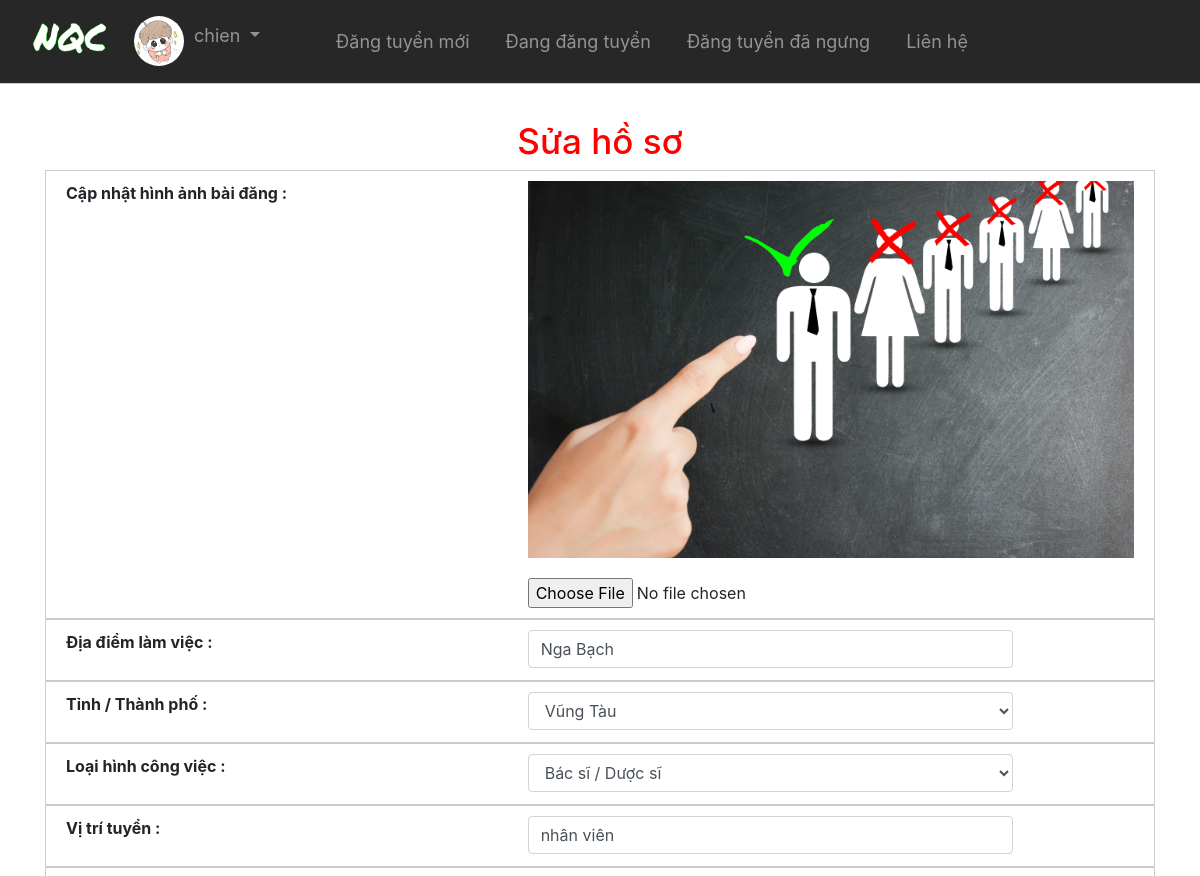
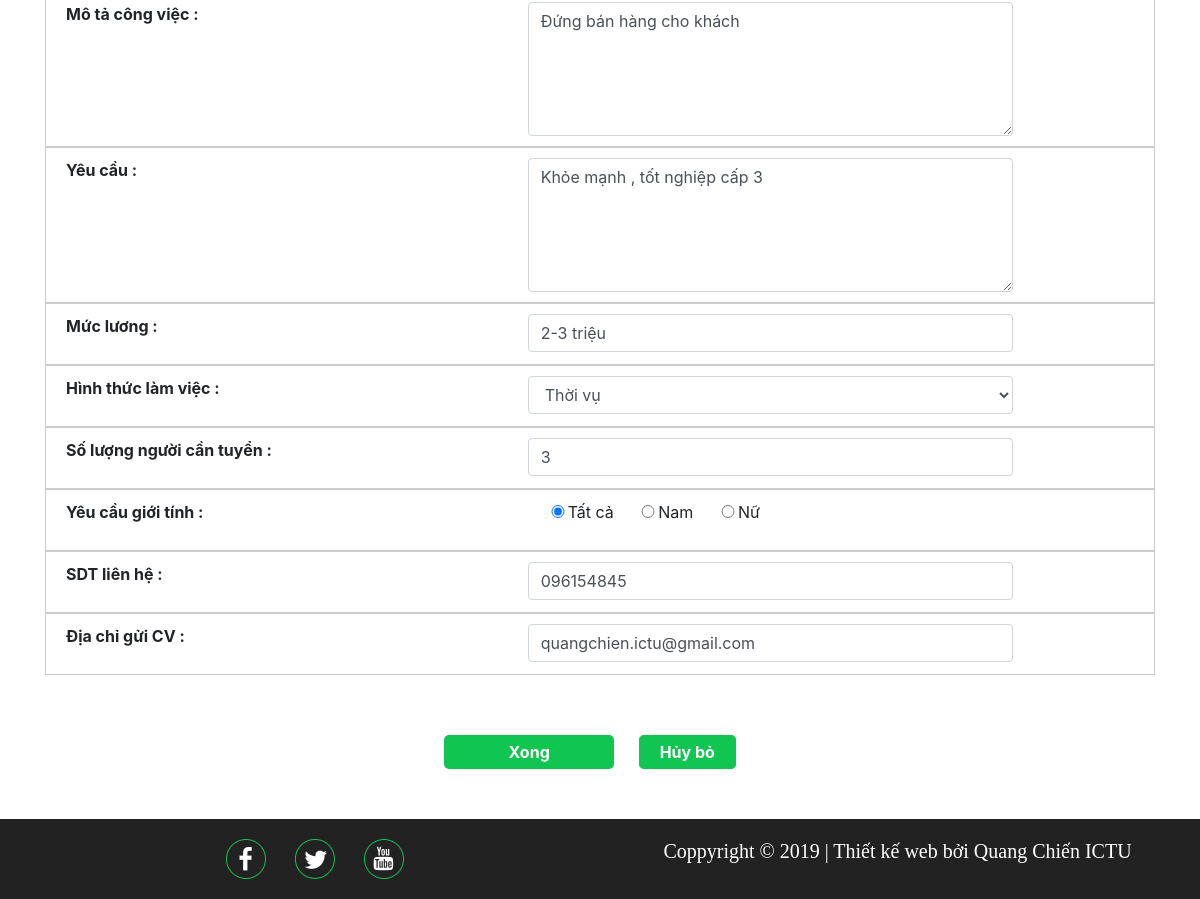
/?controller=job&action=sua&id=1 (signed in), run on the app's committed database (2 pictures, top to bottom).
### tables this page shows
CREATE TABLE `tuyen_dung` (
  `id` int(11) NOT NULL,
  `username` varchar(200) NOT NULL,
  `hinhanh` varchar(200) NOT NULL,
  `diadiem` varchar(200) NOT NULL,
  `ma_tinh` int(11) NOT NULL,
  `ma_nghe_nghiep` varchar(200) NOT NULL,
  `vi_tri` varchar(200) NOT NULL,
  `mota` text,
  `yeucau` text,
  `mucluong` varchar(200) NOT NULL,
  `hinh_thuc` varchar(200) NOT NULL,
  `gioitinh` varchar(11) NOT NULL,
  `soluong` int(11) NOT NULL,
  `sdt_cv` varchar(200) NOT NULL,
  `email_cv` varchar(200) NOT NULL,
  `trangthai` varchar(200) NOT NULL,
  `thoi_gian_dang` timestamp NULL DEFAULT CURRENT_TIMESTAMP
);

CREATE TABLE `nghe_nghiep` (
  `id` int(11) NOT NULL,
  `ma_nghe` varchar(200) NOT NULL,
  `ten_nghe` varchar(200) NOT NULL
);

CREATE TABLE `doanhnghiep` (
  `id` int(11) NOT NULL,
  `username` varchar(200) NOT NULL,
  `ten` varchar(200) NOT NULL,
  `anh` varchar(200) NOT NULL,
  `gioithieu` text NOT NULL,
  `diachi` varchar(200) NOT NULL,
  `email` varchar(200) NOT NULL,
  `sdt` varchar(50) NOT NULL
);

### models/db.php (called while the page is built, shortened)
<?php
	 class db{
		private $host ='localhost';
		private $user ='root';
		private $pass = '';
		private $database = 'tim_viec_lam';
		public function connect(){
			$this->conn = new mysqli($this->host,$this->user,$this->pass,$this->database);
			if(!$this->conn){
				die;
			}else
			mysqli_set_charset($this->conn,'utf8');
			return $this->conn;
		}
	}
 ?>

### control/master_control.php (called while the page is built, shortened)
<?php
include"models/master_model.php";
class master_control{
	public function select_tinh(){
		$u = new master_model();
		$data= $u->select_tinh();
		return $data;
	}
	public function select_tuyendung_id($id){
		$u = new master_model();
		$data=$u->select_tuyendung_id($id);
		return $data;
	}
}
?>

### models/master_model.php (called while the page is built, shortened)
<?php
	include "db.php";
	class master_model extends db
	{
			public function select_tinh(){
					$sql ="SELECT * FROM `tinh` ORDER BY tenTinh ASC";
					$data = $this->connect()->query($sql);
					return $data;
			}
			public function select_tuyendung_id($id){
				$sql ="SELECT tuyen_dung.*,tinh.tenTinh,nghe_nghiep.ten_nghe,doanhnghiep.gioithieu,doanhnghiep.username,doanhnghiep.anh,doanhnghiep.ten,doanhnghiep.diachi,doanhnghiep.email,doanhnghiep.sdt FROM `tuyen_dung`,tinh,nghe_nghiep,taikhoan ,doanhnghiep WHERE ma_tinh = tinh.id AND tuyen_dung.username = taikhoan.username AND tuyen_dung.ma_nghe_nghiep = nghe_nghiep.ma_nghe AND tuyen_dung.username = doanhnghiep.username  AND tuyen_dung.id = $id";
				$data = $this->connect()->query($sql);
					return $data;
			}
	}
 ?>

### views/pages/sua.php (the view, shortened to what this page needs)
<div style="height: 90px;">
</div>
<div class="container dangtuyen">
	<form method="POST" enctype="multipart/form-data">
		<div class="col-12">
			<h3>Sửa hồ sơ</h3>
		</div>
		<div class="col-12">
			<div class="row">
				<div class="col-12 col-sm-12 col-md-5 col-lg-5">
					<p>Cập nhật hình ảnh bài đăng :</p>
				</div>
				<div class="col-12 col-sm-12 col-md-7 col-lg-7">
					<img src="upload/<?=$temp['hinhanh']?>" width="100%">
					<input  type="file" name="img" value="Cập nhật hình ảnh">
				</div>
			</div>
		</div>
		<div class="col-12">
			<div class="row">
				<div class="col-12 col-sm-12 col-md-5 col-lg-5">
					<p>Địa điểm làm việc :</p>
				</div>
				<div class="col-12 col-sm-12 col-md-7 col-lg-7">
					<input value="<?=$temp['diadiem']?>" class="form-control" type="text" name="diadiem" required="">
				</div>
			</div>
		</div>
		<div class="col-12">
			<div class="row">
				<div class="col-12 col-sm-12 col-md-5 col-lg-5">
					<p>Tỉnh / Thành phố : </p>
				</div>
				<div class="col-12 col-sm-12 col-md-7 col-lg-7">
					<select name="tinh" class="form-control">
						<?php
							while ($row = $data2->fetch_assoc()) {
								?>
							<option <?php if($row['tenTinh']==$temp['tenTinh'])echo "selected"; ?> value='<?=$row['id']?>'><?=$row['tenTinh']?></option>;
							<?php
						   }
						?>
					</select>
				</div>
			</div>
		</div>
		<div class="col-12">
			<div class="row">
				<div class="col-12 col-sm-12 col-md-5 col-lg-5">
					<p>Loại hình công việc :</p>
				</div>
				<div class="col-12 col-sm-12 col-md-7 col-lg-7">
					<select name="nghe" class="form-control">
							<option value="<?=$temp['ma_nghe_nghiep']?>"><?=$temp['ten_nghe']?></option>
					</select>
				</div>
			</div>
		</div>
		<div class="col-12">
			<div class="row">
				<div class="col-12 col-sm-12 col-md-5 col-lg-5">
					<p>Vị trí tuyển : </p>
				</div>
				<div class="col-12 col-sm-12 col-md-7 col-lg-7">
					<input value="<?=$temp['vi_tri']?>" name="vitri" class="form-control" type="text" name="" required="">
				</div>
			</div>
		</div>
		<div class="col-12">
			<div class="row">
				<div class="col-12 col-sm-12 col-md-5 col-lg-5">
					<p>Mô tả công việc : </p>
				</div>
				<div class="col-12 col-sm-12 col-md-7 col-lg-7">
					<textarea  name="mota" class="form-control" rows="5" required=""><?=$temp['mota']?></textarea >
				</div>
			</div>
		</div>
		<div class="col-12">
			<div class="row">
				<div class="col-12 col-sm-12 col-md-5 col-lg-5">
					<p>Yêu cầu : </p>
				</div>
				<div class="col-12 col-sm-12 col-md-7 col-lg-7">
					<textarea  name="yeucau" class="form-control" rows="5" ><?=$temp['yeucau']?></textarea>
				</div>
			</div>
		</div>
		<div class="col-12">
			<div class="row">
				<div class="col-12 col-sm-12 col-md-5 col-lg-5" >
					<p>Mức lương : </p>
				</div>
				<div class="col-12 col-sm-12 col-md-7 col-lg-7">
					<input value="<?=$temp['mucluong']?>" name="mucluong" class="form-control" type="text" name="" required="">
				</div>
			</div>
		</div>
		<div class="col-12">
			<div class="row">
				<div class="col-12 col-sm-12 col-md-5 col-lg-5">
					<p>Hình thức làm việc : </p>
				</div>
				<div class="col-12 col-sm-12 col-md-7 col-lg-7">
					<select name="hinhthuc" class="form-control">
					<?php $hinhthuc = $temp['hinh_thuc']; ?>
						<option <?php if($hinhthuc=='thoivu') echo "selected"; ?> value="thoivu">Thời vụ</option>
					</select>
				</div>
			</div>
		</div>
		<div class="col-12">
			<div class="row">
				<div class="col-12 col-sm-12 col-md-5 col-lg-5">
					<p>Số lượng người cần tuyển : </p>
				</div>
				<div class="col-12 col-sm-12 col-md-7 col-lg-7">
					<input value="<?=$temp['soluong']?>" name="sl" class="form-control" type="number" name="" required="">
				</div>
			</div>
		</div>
		<div class="col-12">
			<div class="row">
				<div class="col-12 col-sm-12 col-md-5 col-lg-5">
					<p>Yêu cầu giới tính : </p>
				</div>
				<div class="col-12 col-sm-12 col-md-7 col-lg-7">
					<?php $gt = $temp['gioitinh']; ?>
					<input <?php if($gt=='Tất cả') echo "checked";?>  type="radio" value="Tất cả" name="gt" checked="">Tất cả
					<input <?php if($gt=='Nam') echo "checked";?> type="radio" value="Nam" name="gt">Nam
					<input <?php if($gt=='Nữ') echo "checked";?> type="radio" value="Nữ" name="gt">Nữ
				</div>
			</div>
		</div>
		<div class="col-12">
			<div class="row">
				<div class="col-12 col-sm-12 col-md-5 col-lg-5">
					<p>SDT liên hệ : </p>
				</div>
				<div class="col-12 col-sm-12 col-md-7 col-lg-7">
					<input name="sdt" class="form-control" type="text" name="" value="<?=$temp['sdt']?>" required="">
				</div>
			</div>
		</div>
		<div class="col-12">
			<div class="row">
				<div class="col-12 col-sm-12 col-md-5 col-lg-5">
					<p>Địa chỉ gửi CV : </p>
				</div>
				<div class="col-12 col-sm-12 col-md-7 col-lg-7">
					<input name="email" class="form-control" type="email" name="" value="<?=$temp['email']?>" required="">
				</div>
			</div>
		</div>
		<div class="row input">
			<div class="col-12 text-center">
				<input  id="luu" type="submit" name="submit" value="Xong">
				<a id="btn_huy" href="index.php">Hủy bỏ</a>
			</div>
		</div>
	</form>
</div>

### public/css/index.css (style rules this page uses)
body { transition: 0.25s; }
#btn_huy { color: white; background-color: #10c550; border: 1px solid #10c550; border-radius: 5px; font-weight: bold; padding: 6px 20px; margin: 0px 20px; text-decoration: none; cursor: pointer; }

### public/css/dangtuyen.css (style rules this page uses)
.dangtuyen h3 { text-align: center; font-size: 35px; color: red; margin-top: 30px; }
.dangtuyen img { margin-bottom: 20px; }
.dangtuyen .row { border: 1px solid #ccc !important; }
.dangtuyen .row .col-12 { padding: 10px 20px; }
.dangtuyen .row p { font-weight: bold; }
.dangtuyen .row input[type="radio"] { width: 20px; margin-left: 20px; }
.dangtuyen .row input,.dangtuyen .row select,.dangtuyen .row textarea { width: 80%; }
.dangtuyen .input { margin-top: 50px; border: none!important; }
.dangtuyen .input .col-12 { border: none; }
.dangtuyen .input input { width: 170px; border:none; border-radius: 5px; padding: 5px 0px; font-weight: bold; }
.dangtuyen .input input#luu { background: #10c550; color: white; }

### data on the page
tuyen_dung: hinhanh (picture), diadiem "Nga Bạch", nghe "Bác sĩ / Dược sĩ", vitri "nhân viên", mota "Đứng bán hàng cho khách", yeucau "Khỏe mạnh , tốt nghiệp cấp 3", mucluong "2-3 triệu", hinhthuc "Thời vụ", sl "3", gioitinh "☑", sdt "096154845", email "quangchien.ictu@gmail.com"

### other printed values
$_SESSION["user"] "chien"
form field tinh "Vũng Tàu"
